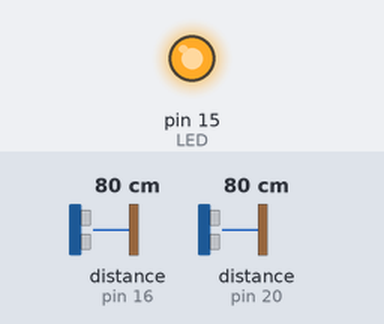
A sketch run on a simulated Arduino Mega 2560, built with avr-gcc and run on an emulated ATmega2560. Parts: output pins drawn as LEDs (lit = HIGH). Wiring (inferred from the names in the program): 2 × range finder with pulse-width output: data pin 16 / data pin 20. The test bench sets the inputs (shaded band); at power-on: distance to the obstacle (sensors on pin 16, pin 20) 80 cm. The echo pulse lasts 58.3 µs per cm; pins used as bus, display or sensor lines are not drawn; what the sketch prints to the serial monitor is not drawn.

Above: at 0.9 s.
Timing chart, 0 to 3.9 s (numbered marks = the images above):
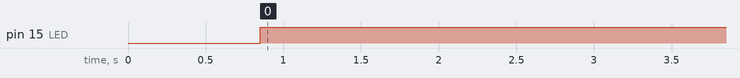

The sketch:

Range_PulseWidth_Test.ino
```cpp
// add the following to Preferences->Board Manager URL
// Add Moteino to Board Manager
// Compile for Moteino Mega

/*
 *  pinout: https://www.flickr.com/photos/15304611@N03/14677033948
 *
 *  LED: D15
 *  Transceiver: D2, D4-7
 *  Flash: D5-7, 23
 */
#define LED 15

#include <Streaming.h>
#include <Metro.h>

#define PW0 16 // connect to PW on sonar
#define RX0 17 // connect to RX on sonar

#define PW1 20 // connect to PW on sonar
#define RX1 21 // connect to RX on sonar

void setup() {
  // LED
  pinMode(LED, OUTPUT);

  // for each sensor, set RX low to prevent startup
  pinMode(RX0, OUTPUT);
  pinMode(RX1, OUTPUT);
  digitalWrite(RX0, LOW);
  digitalWrite(RX1, LOW);

  // setup for PW
  pinMode(PW0, INPUT);
  pinMode(PW1, INPUT);

  Serial.begin(115200);

  // 250mS after power-up, the LV-MaxSonar-EZ is ready to accept the RX command.
  delay(250); // delay after power up

  Serial << "Startup" << endl;

  Serial << "Startup 0." << endl;
  // calibrate
  digitalWrite(RX0, HIGH);
  delay(250);
  // turn it off
  digitalWrite(RX0, LOW);
  delay(50);

  Serial << "Startup 1." << endl;
  // calibrate
  digitalWrite(RX1, HIGH);
  delay(250);
  // turn it off
  digitalWrite(RX1, LOW);
  delay(50);

}

byte range0() {
    digitalWrite(LED, HIGH);
    digitalWrite(RX0, HIGH);
    unsigned long val = pulseIn(PW0, HIGH);
    digitalWrite(RX0, LOW);
    digitalWrite(LED, LOW);

    return( (byte)(val/147UL) );
}

byte range1() {
    digitalWrite(LED, HIGH);
    digitalWrite(RX1, HIGH);
    unsigned long val = pulseIn(PW1, HIGH);
    digitalWrite(RX1, LOW);
    digitalWrite(LED, LOW);

    return( (byte)(val/147UL) );
}

void loop() {

  static int r0 = 0;
  static int r1 = 0;
  static unsigned long tic = millis();
  static unsigned long toc = millis();

  r0 = range0();
  r1 = range1();

  toc = millis();
  Serial << toc - tic << "\t" << r0 << "\t" << r1 << endl;
  tic = toc;

}
```

Measured:
- by itself, pin 15 (LED): LOW → HIGH at 0.85 s
